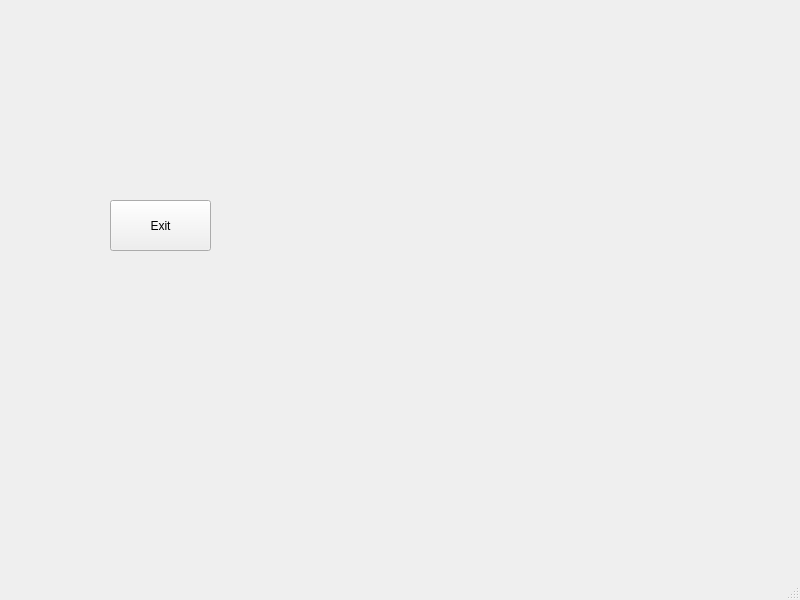
<?xml version="1.0" encoding="UTF-8"?>
<ui version="4.0">
 <class>MainWindow</class>
 <widget class="QMainWindow" name="MainWindow">
  <property name="geometry">
   <rect>
    <x>0</x>
    <y>0</y>
    <width>800</width>
    <height>600</height>
   </rect>
  </property>
  <property name="windowTitle">
   <string>MainWindow</string>
  </property>
  <widget class="QWidget" name="centralwidget">
   <widget class="QPushButton" name="btnExit">
    <property name="geometry">
     <rect>
      <x>110</x>
      <y>200</y>
      <width>101</width>
      <height>51</height>
     </rect>
    </property>
    <property name="text">
     <string>Exit</string>
    </property>
   </widget>
  </widget>
  <widget class="QMenuBar" name="menubar">
   <property name="geometry">
    <rect>
     <x>0</x>
     <y>0</y>
     <width>800</width>
     <height>22</height>
    </rect>
   </property>
  </widget>
  <widget class="QStatusBar" name="statusbar"/>
 </widget>
 <resources/>
 <connections/>
</ui>
